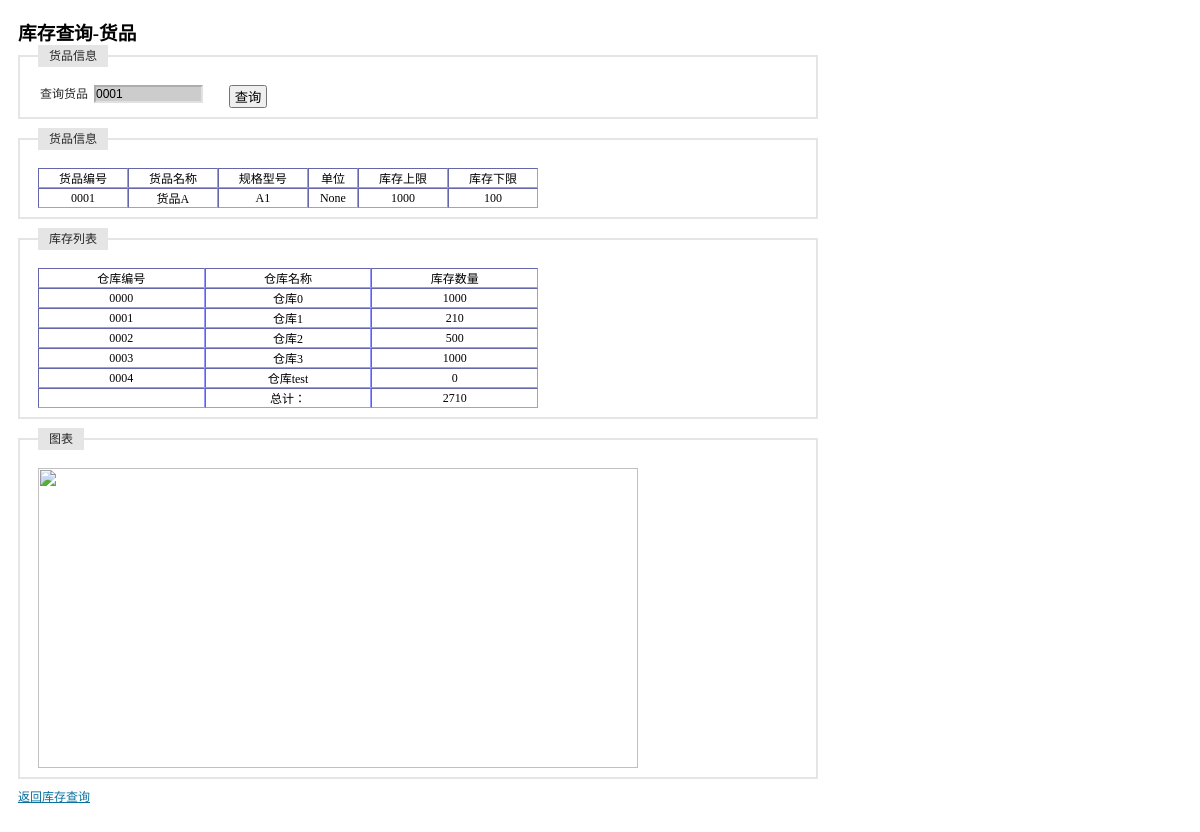
Screenshot of /inquire_storage/inquire_storage_item.php?itemid=0001 (signed in) with the database file from the repository.
### tables this page shows
CREATE TABLE `tb_product` (
  `id` int(4) NOT NULL auto_increment,
  `maintype` varchar(20) NOT NULL,
  `subtype` varchar(20) NOT NULL,
  `name` varchar(20) NOT NULL,
  `encode` varchar(20) NOT NULL,
  `barcode` varchar(20) NOT NULL,
  `size` varchar(20) NOT NULL,
  `unit` varchar(10) NOT NULL,
  `upperlimit` int(4) NOT NULL,
  `lowerlimit` int(4) NOT NULL,
  `inprice` float(4,2) NOT NULL,
  `outprice` float(4,2) NOT NULL,
  `tupian` varchar(100) NOT NULL,
  `jianjie` mediumtext NOT NULL,
  `addtime` varchar(20) NOT NULL,
  PRIMARY KEY  (`id`,`encode`,`barcode`)
);

CREATE TABLE `table_warehouse` (
  `id` varchar(4) NOT NULL,
  `name` varchar(10) NOT NULL,
  `fuzeren` varchar(10) default NULL,
  `phone` varchar(8) default NULL,
  `address` varchar(50) default NULL,
  `remark` varchar(50) default NULL,
  PRIMARY KEY  (`id`,`name`)
);

CREATE TABLE `table_warehouse_0000` (
  `id` varchar(8) NOT NULL,
  `num` int(4) default NULL,
  PRIMARY KEY  (`id`)
);

CREATE TABLE `table_warehouse_0001` (
  `id` varchar(8) NOT NULL,
  `num` int(4) default NULL,
  PRIMARY KEY  (`id`)
);

CREATE TABLE `table_warehouse_0002` (
  `id` varchar(8) NOT NULL,
  `num` int(4) default NULL,
  PRIMARY KEY  (`id`)
);

CREATE TABLE `table_warehouse_0003` (
  `id` varchar(8) NOT NULL,
  `num` int(4) default NULL,
  PRIMARY KEY  (`id`)
);

### inquire_storage/inquire_storage_item.php (the view, shortened to what this page needs)
<?php
    $itemid = $_GET[itemid];
    $flag = '';
    if($flag == ''){
        $query = "select * from table_warehouse order by id";
        $result_warehouse = mysql_query($query);
    }
    if($flag == ''){
        $query = "select * from tb_product where encode = '$itemid'";
        $result_iteminfo = mysql_query($query);
    }
?>
<!DOCTYPE html PUBLIC "-//W3C//DTD XHTML 1.0 Transitional//EN" "http://www.w3.org/TR/xhtml1/DTD/xhtml1-transitional.dtd">
<html xmlns="http://www.w3.org/1999/xhtml">
<head>
</head>
<link rel="stylesheet" type="text/css" href="../css/iframe.css" media="screen" />
<body style="width:800px">
<form id="form" name="form" method="post" >
  <h3>库存查询-货品</h3>
  <fieldset>
  <legend>货品信息</legend>
  <label>查询货品</label>
  <input id="item_id" name="item_id" type="text"  style="background-color:#CCCCCC" <?php echo "value = '$itemid'";?>  onclick="selectitem()"/>
  <button type="button" onclick="location.href='inquire_storage_item.php?itemid='+document.getElementById('item_id').value">&nbsp;查询&nbsp;</button>
  </fieldset>
  <fieldset>
  <legend>货品信息</legend>
  <table id="iteminfo" width="500" border="1" cellspacing="0" cellpadding="5" style="font-size:12px; border:thin; border-color:#9999FF ">
    <tr align="center">
      <td>货品编号</td>
      <td>货品名称</td>
      <td>规格型号</td>
      <td>单位</td>
      <td>库存上限</td>
      <td>库存下限</td>
    </tr>
    <?php
        echo "<tr align='center'>";
        if($flag == 'none')
            echo "<td>请指定查询的货品ID</td>";
        else{
            $RS = mysql_fetch_array($result_iteminfo);
            if(empty($RS))
                echo "<td>该货品编码不存在</td>";
            else{
                echo "<td>$RS[encode]</td>";
                echo "<td>$RS[name]</td>";
                echo "<td>$RS[size]</td>";
                echo "<td>$RS[unit]</td>";
                echo "<td id='upperlimit'>$RS[upperlimit]</td>";
                echo "<td id='lowerlimit'>$RS[lowerlimit]</td>";
            }
        }
        echo "</tr>";
    ?>
  </table>
  </fieldset>
  <fieldset>
  <legend>库存列表</legend>
  <table id="storage_table" width="500" border="1" cellspacing="0" cellpadding="5" style="font-size:12px; border:thin; border-color:#9999FF ">
    <tr align="center">
      <td>仓库编号</td>
      <td>仓库名称</td>
      <td>库存数量</td>
    </tr>
    <?php
        if($flag == ''){
            $sum = 0;
            while($RS = mysql_fetch_array($result_warehouse)){
                echo "<tr align='center'>";
                echo "<td>$RS[id]</td>";
                echo "<td>$RS[name]</td>";
                $query = "select * from table_warehouse_$RS[id] where id = '$itemid'";
                $result_storage = mysql_query($query);
                $RS2 = mysql_fetch_array($result_storage);
                if(empty($RS2))
                    echo "<td>0</td>";
                else
                    echo "<td>$RS2[num]</td>";
                echo "</tr>";
                $sum += $RS2[num];
            }
        }
        echo "<tr><td></td><td align='center'>总计：</td><td align='center' id='storage'>$sum</td></tr>";
    ?>
  </table>
  </fieldset>
  <fieldset>
  <legend>图表</legend>
  <img src="showbar.php?itemid=<?php echo $itemid;?>" width="600" height="300" border="0" align="bottom">
  </fieldset>
</form>
<p><a href="/wms/inquire_storage/inquire_storage_allitem.php">返回库存查询</a></p>
</body>
</html>

### css/iframe.css (style rules this page uses)
* { margin: 0; padding: 0; }
body { background: #FFF; padding: 18px; }
a { color: #09719D; cursor: pointer; }
form fieldset { border: #E5E5E5 2px solid; clear: both; margin-bottom: 9px; overflow: hidden; padding: 9px 18px; }
form input, form select { border-color: #ACACAC #E1E1E1 #E1E1E1 #ACACAC; border-style: solid; border-width: 2px; float: left; font-size:12px; margin-right: 6px; width: 105px; }
form label { color: #262626; font: normal 12px/18px Arial, sans-serif; float: left; margin-right: 6px; text-align: right; width: 50px; }
form legend { background: #E5E5E5; color: #262626; font: normal 12px/18px Arial, sans-serif; margin-bottom: 9px; padding: 2px 11px; }
form button { margin-left: 20px; }
p { color: #666; font: normal 12px/18px Arial, sans-serif; margin-bottom: 9px; }

### rows the page displays
tb_product: encode "0001", name "货品A", size "A1", unit "None", upperlimit "1000", lowerlimit "100"
table_warehouse: id "0000", name "仓库0", table_warehouse_0000.num "1000"
table_warehouse: id "0001", name "仓库1", table_warehouse_0001.num "210"
table_warehouse: id "0002", name "仓库2", table_warehouse_0002.num "500"
table_warehouse: id "0003", name "仓库3", table_warehouse_0003.num "1000"
table_warehouse: id "0004", name "仓库test"

### other values shown
$sum "2710"
